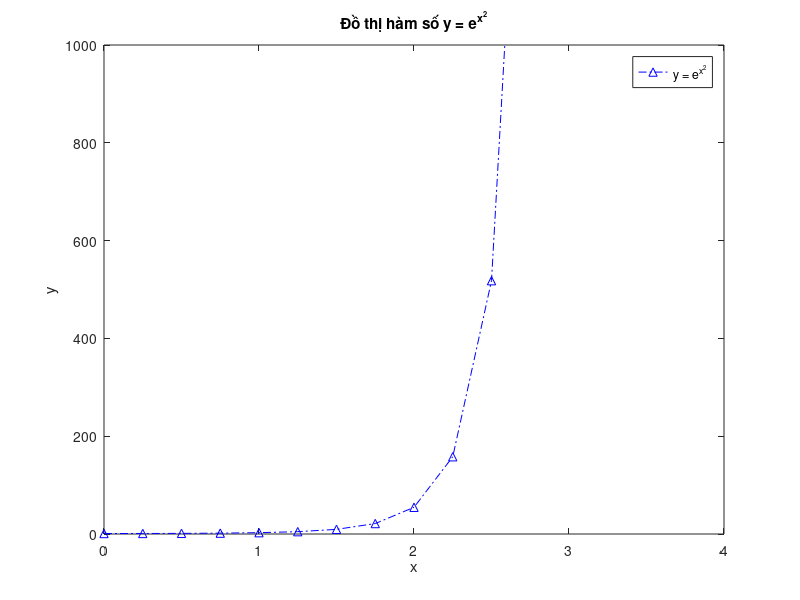

Reproduce this figure in MATLAB.
x = 0:0.25:4;

figure('Name', 'Bài tập 2', 'NumberTitle', 'off', ...
    'units','normalized','outerposition',[0 0 1 1])

y = exp(x.^2);
plot(x, y, '-.b^')

xlim([0 4]);
ylim([0 1000]);
xlabel('x');
ylabel('y');
title('Đồ thị hàm số y = e^{x^2}');
legend('y = e^{x^2}');
